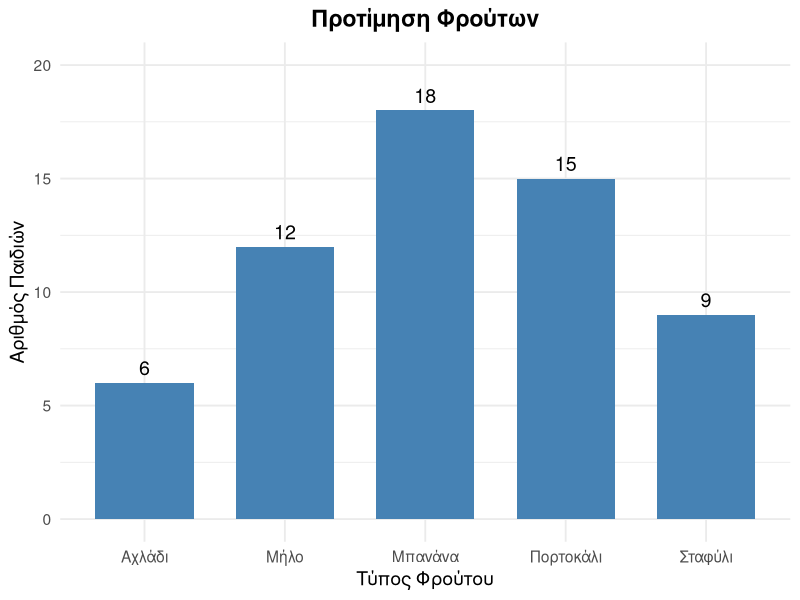
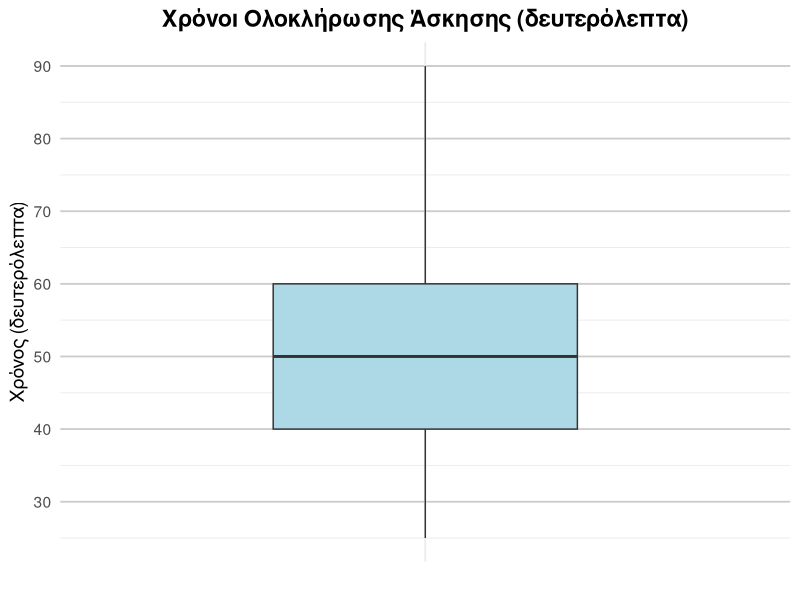

The R script that drew these images, in order:
## ---- chunk 1
#| label: fig-barplot-missing
#| fig-cap: "Προτίμηση φρούτων από παιδιά νηπιαγωγείου"

library(ggplot2)

# Δεδομένα
fruit_data <- data.frame(
  Φρούτο = c("Μήλο", "Μπανάνα", "Πορτοκάλι", "Σταφύλι", "Αχλάδι"),
  Συχνότητα = c(12, 18, 15, 9, 6)
)

# Γράφημα
ggplot(fruit_data, aes(x = Φρούτο, y = Συχνότητα)) +
  geom_bar(stat = "identity", fill = "steelblue", width = 0.7) +
  geom_text(aes(label = Συχνότητα), vjust = -0.5, size = 5) +
  labs(
    title = "Προτίμηση Φρούτων",
    x = "Τύπος Φρούτου",
    y = "Αριθμός Παιδιών"
  ) +
  theme_minimal(base_size = 14) +
  theme(
    plot.title = element_text(hjust = 0.5, face = "bold"),
    axis.text.x = element_text(angle = 0)
  ) +
  ylim(0, 20)
## ---- chunk 2

#| label: fig-boxplot-iqr
#| fig-cap: "Box plot χρόνων ολοκλήρωσης άσκησης"
#| fig-width: 6
#| fig-height: 5

library(ggplot2)

completion_times <- c(25, 30, 35, 40, 40, 45, 48, 50, 52, 55, 60, 60, 65, 70, 90)


ggplot(data.frame(Χρόνος = completion_times), aes(x = "", y = Χρόνος)) +
  geom_boxplot(fill = "lightblue", outlier.color = "red", outlier.size = 3, width = 0.5) +
  scale_y_continuous(breaks = seq(20, 100, by = 10)) +
  labs(
    title = "Χρόνοι Ολοκλήρωσης Άσκησης (δευτερόλεπτα)",
    y = "Χρόνος (δευτερόλεπτα)",
    x = ""
  ) +
  theme_minimal(base_size = 14) +
  theme(
    plot.title = element_text(hjust = 0.5, face = "bold"),
    axis.text.x = element_blank(),
    axis.ticks.x = element_blank(),
    panel.grid.major.y = element_line(color = "gray80")
  )
